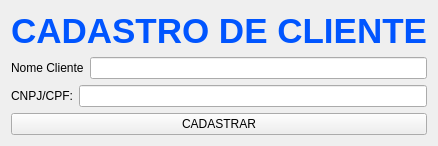
      <widget class="QWidget" name="pg_cadastro_cliente">
       <layout class="QVBoxLayout" name="verticalLayout_11">
        <item>
         <widget class="QLabel" name="label_12">
          <property name="font">
           <font>
            <pointsize>20</pointsize>
           </font>
          </property>
          <property name="styleSheet">
           <string notr="true">color: rgb(0, 85, 255);</string>
          </property>
          <property name="text">
           <string>&lt;html&gt;&lt;head/&gt;&lt;body&gt;&lt;p align=&quot;center&quot;&gt;&lt;span style=&quot; font-size:26pt; font-weight:600;&quot;&gt;CADASTRO DE CLIENTE&lt;/span&gt;&lt;/p&gt;&lt;/body&gt;&lt;/html&gt;</string>
          </property>
          <property name="alignment">
           <set>Qt::AlignCenter</set>
          </property>
         </widget>
        </item>
        <item>
         <layout class="QHBoxLayout" name="horizontalLayout_12">
          <item>
           <widget class="QLabel" name="label_16">
            <property name="text">
             <string>Nome Cliente</string>
            </property>
           </widget>
          </item>
          <item>
           <widget class="QLineEdit" name="txt_nome_cliente"/>
          </item>
         </layout>
        </item>
        <item>
         <layout class="QHBoxLayout" name="horizontalLayout_13">
          <item>
           <widget class="QLabel" name="label_26">
            <property name="text">
             <string>CNPJ/CPF:</string>
            </property>
           </widget>
          </item>
          <item>
           <widget class="QLineEdit" name="txt_cnpj"/>
          </item>
         </layout>
        </item>
        <item>
         <widget class="QPushButton" name="btn_cadastrar_cliente_no_banco">
          <property name="cursor">
           <cursorShape>PointingHandCursor</cursorShape>
          </property>
          <property name="styleSheet">
           <string notr="true"/>
          </property>
          <property name="text">
           <string>CADASTRAR</string>
          </property>
         </widget>
        </item>
       </layout>
      </widget>
